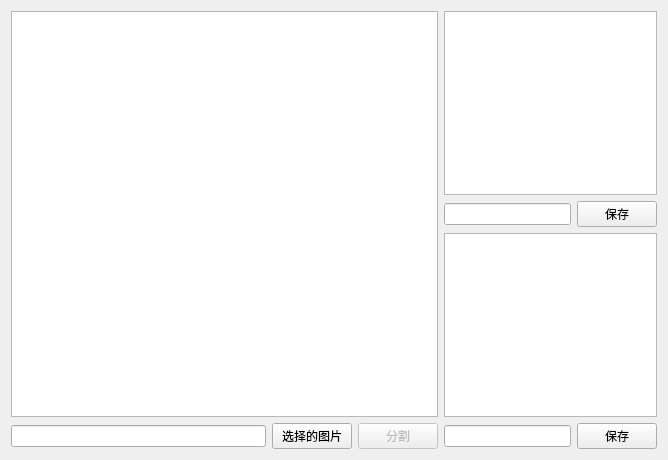
<?xml version="1.0" encoding="UTF-8"?>
<ui version="4.0">
 <class>CutForm</class>
 <widget class="QWidget" name="CutForm">
  <property name="geometry">
   <rect>
    <x>0</x>
    <y>0</y>
    <width>668</width>
    <height>460</height>
   </rect>
  </property>
  <property name="minimumSize">
   <size>
    <width>668</width>
    <height>460</height>
   </size>
  </property>
  <property name="windowTitle">
   <string>Form</string>
  </property>
  <layout class="QHBoxLayout" name="horizontalLayout_7" stretch="2,1">
   <item>
    <layout class="QVBoxLayout" name="verticalLayout_8">
     <item>
      <widget class="QGraphicsView" name="src_g"/>
     </item>
     <item>
      <layout class="QHBoxLayout" name="horizontalLayout_6">
       <item>
        <widget class="QLineEdit" name="src_p"/>
       </item>
       <item>
        <widget class="QPushButton" name="src_b">
         <property name="text">
          <string>选择的图片</string>
         </property>
        </widget>
       </item>
       <item>
        <widget class="QPushButton" name="cut_b">
         <property name="enabled">
          <bool>false</bool>
         </property>
         <property name="text">
          <string>分割</string>
         </property>
        </widget>
       </item>
      </layout>
     </item>
    </layout>
   </item>
   <item>
    <layout class="QVBoxLayout" name="verticalLayout_5">
     <item>
      <layout class="QVBoxLayout" name="verticalLayout_6">
       <item>
        <widget class="QGraphicsView" name="out_g_1"/>
       </item>
       <item>
        <layout class="QHBoxLayout" name="horizontalLayout_4">
         <item>
          <widget class="QLineEdit" name="out_p_1"/>
         </item>
         <item>
          <widget class="QPushButton" name="out_b_1">
           <property name="text">
            <string>保存</string>
           </property>
          </widget>
         </item>
        </layout>
       </item>
      </layout>
     </item>
     <item>
      <layout class="QVBoxLayout" name="verticalLayout_7">
       <item>
        <widget class="QGraphicsView" name="out_g_2"/>
       </item>
       <item>
        <layout class="QHBoxLayout" name="horizontalLayout_5">
         <item>
          <widget class="QLineEdit" name="out_p_2"/>
         </item>
         <item>
          <widget class="QPushButton" name="out_b_2">
           <property name="text">
            <string>保存</string>
           </property>
          </widget>
         </item>
        </layout>
       </item>
      </layout>
     </item>
    </layout>
   </item>
  </layout>
 </widget>
 <resources/>
 <connections/>
</ui>
